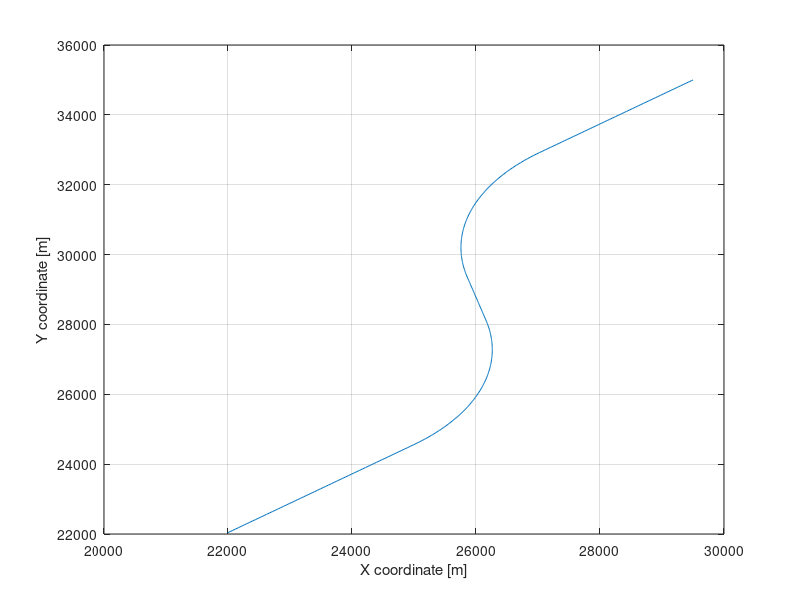
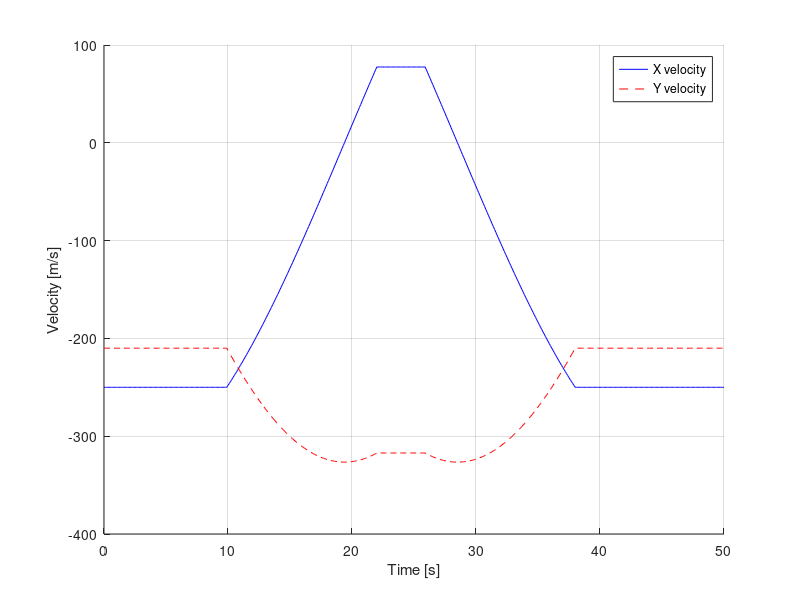
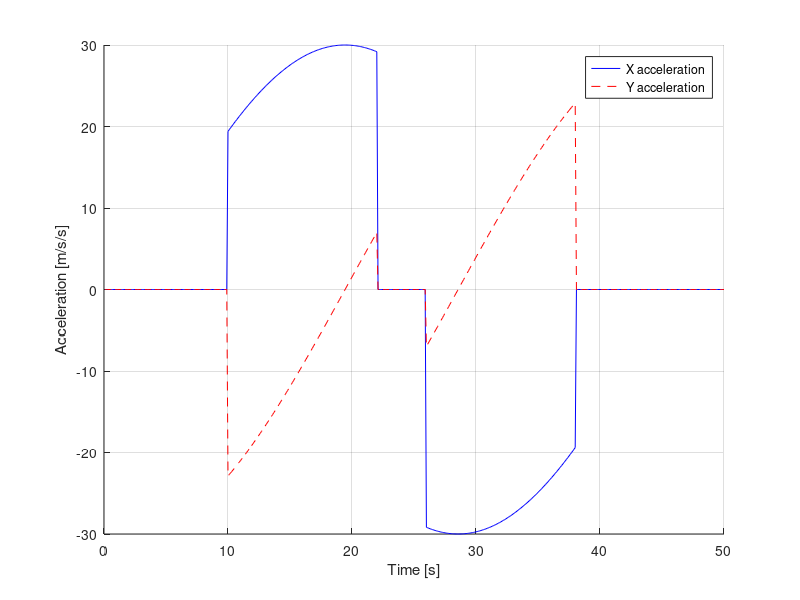
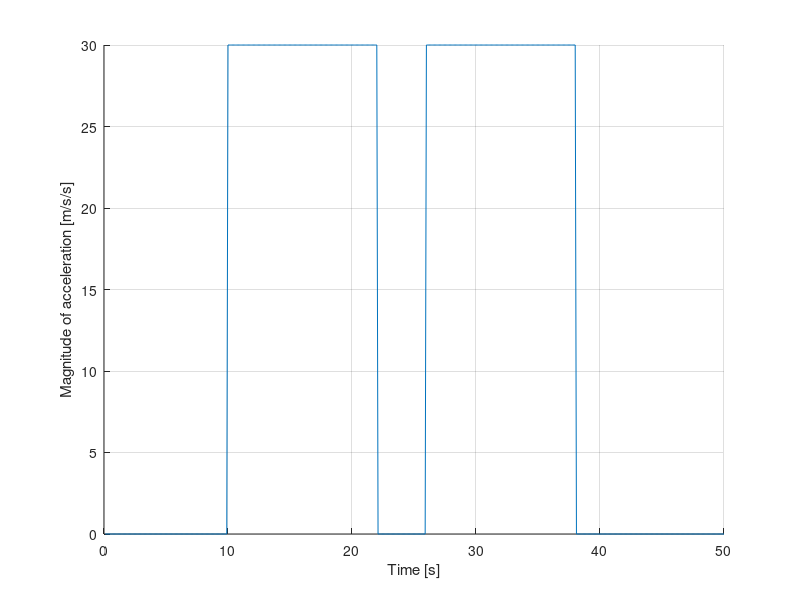

MATLAB code to generate these figures, in order:
clear all;
clc;

%sta�e
px = 1;	%pos x
py = 2;	%pos y
vx = 3;	%velocity x
vy = 4;	%velocity y

g = 10;		%przyspieszenie ziemskie
dt = 0.1;	%okres probkowania
sim_time = 50;	%czas symulacji

%macierz systemowa dla CV (stala)
A_cv = [ 1  0 dt  0;
	  0  1  0 dt;
	  0  0  1  0;
	  0  0  0  1];

%warunki pocz�tkowe
x = [29500; 35000; -250; -210];
history = x;

%parametry dynamiczne
a_dosrodkowe = 30; %[m/s/s]
sterowanie = zeros(size(dt:dt:sim_time));
sterowanie(10/dt:22/dt) = -3*g;
sterowanie(26/dt:38/dt) =  3*g;

n = 1;

for t = dt:dt:sim_time %startujemy od t=0+dt, bo t=0 to znane warunki pocz�tkowe
	
	%ewolucja stanu
	
	if(sterowanie(n) == 0) %Constant Velocity
		
		nx = A_cv*x;
		
	else	%Controlled Coordinated Turn
		
		a_dosrodkowe = sterowanie(n);
		
		%modyfikacje wektora stanu (przyspieszenie normalne/do�rodkowe)
		v2 = x(vx)^2+x(vy)^2;
		v = sqrt(v2);
		w = a_dosrodkowe/v;
		
		nx(px) = x(px) + x(vx)*sin(w*dt)/w     + x(vy)*(1-cos(w*dt))/w;
		nx(py) = x(py) + x(vx)*(cos(w*dt)-1)/w + x(vy)*sin(w*dt)/w;
		nx(vx) = x(vx)* cos(w*dt) + x(vy)*sin(w*dt);
		nx(vy) = x(vx)*-sin(w*dt) + x(vy)*cos(w*dt);
		
    end
	
	%aktualizacja wektora stanu
	x = nx;
	
	%archiwizacja wartosci
	history = [history, x];
	n=n+1;
	
end;

%wykres polozenia X-Y
figure(1); clf;
plot(history(px,:), history(py,:));
xlabel('X coordinate [m]');
ylabel('Y coordinate [m]');
grid on;

%wykres predkosci X i Y
figure(2); clf;
hold on;
plot(0:dt:sim_time, history(vx,:), 'b');
plot(0:dt:sim_time, history(vy,:), 'r--');
xlabel('Time [s]');
ylabel('Velocity [m/s]');
legend('X velocity', 'Y velocity');
grid on;
hold off;

ax = []; ay = []; am = [];
for k = 1:size(history, 2)-1
	ax(k) = (history(vx, k+1) - history(vx, k))/dt;
	ay(k) = (history(vy, k+1) - history(vy, k))/dt;
	am(k) = sqrt(ax(k)^2 + ay(k)^2);
end;

%wykres przyspieszenia X i Y
figure(3); clf;
hold on;
plot(dt:dt:sim_time, ax, 'b');
plot(dt:dt:sim_time, ay, 'r--');
xlabel('Time [s]');
ylabel('Acceleration [m/s/s]');
legend('X acceleration', 'Y acceleration');
grid on
hold off;

%wykres modulu przyspieszenia
figure(4); clf;
hold on;
plot(dt:dt:sim_time, am);
xlabel('Time [s]');
ylabel('Magnitude of acceleration [m/s/s]');
grid on
hold off;
